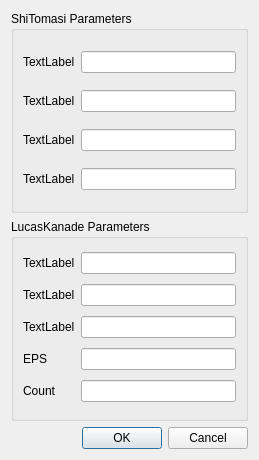
<?xml version="1.0" encoding="UTF-8"?>
<ui version="4.0">
 <class>Dialog</class>
 <widget class="QDialog" name="Dialog">
  <property name="geometry">
   <rect>
    <x>0</x>
    <y>0</y>
    <width>259</width>
    <height>460</height>
   </rect>
  </property>
  <property name="windowTitle">
   <string>Dialog</string>
  </property>
  <layout class="QVBoxLayout" name="verticalLayout">
   <item>
    <widget class="QGroupBox" name="groupBox">
     <property name="title">
      <string>ShiTomasi Parameters</string>
     </property>
     <layout class="QGridLayout" name="gridLayout">
      <item row="3" column="0">
       <widget class="QLabel" name="label_3">
        <property name="text">
         <string>TextLabel</string>
        </property>
       </widget>
      </item>
      <item row="2" column="0">
       <widget class="QLabel" name="label_4">
        <property name="text">
         <string>TextLabel</string>
        </property>
       </widget>
      </item>
      <item row="0" column="0">
       <widget class="QLabel" name="label_2">
        <property name="text">
         <string>TextLabel</string>
        </property>
       </widget>
      </item>
      <item row="1" column="0">
       <widget class="QLabel" name="label">
        <property name="text">
         <string>TextLabel</string>
        </property>
       </widget>
      </item>
      <item row="3" column="1">
       <widget class="QLineEdit" name="lineEdit"/>
      </item>
      <item row="2" column="1">
       <widget class="QLineEdit" name="lineEdit_2"/>
      </item>
      <item row="1" column="1">
       <widget class="QLineEdit" name="lineEdit_3"/>
      </item>
      <item row="0" column="1">
       <widget class="QLineEdit" name="lineEdit_4"/>
      </item>
     </layout>
    </widget>
   </item>
   <item>
    <widget class="QGroupBox" name="groupBox_2">
     <property name="title">
      <string>LucasKanade Parameters</string>
     </property>
     <layout class="QGridLayout" name="gridLayout_2">
      <item row="0" column="0">
       <widget class="QLabel" name="label_5">
        <property name="text">
         <string>TextLabel</string>
        </property>
       </widget>
      </item>
      <item row="2" column="0">
       <widget class="QLabel" name="label_6">
        <property name="text">
         <string>TextLabel</string>
        </property>
       </widget>
      </item>
      <item row="3" column="0">
       <widget class="QLabel" name="label_7">
        <property name="text">
         <string>EPS</string>
        </property>
       </widget>
      </item>
      <item row="4" column="0">
       <widget class="QLabel" name="label_8">
        <property name="text">
         <string>Count</string>
        </property>
       </widget>
      </item>
      <item row="1" column="0">
       <widget class="QLabel" name="label_9">
        <property name="text">
         <string>TextLabel</string>
        </property>
       </widget>
      </item>
      <item row="0" column="1">
       <widget class="QLineEdit" name="lineEdit_5"/>
      </item>
      <item row="1" column="1">
       <widget class="QLineEdit" name="lineEdit_6"/>
      </item>
      <item row="2" column="1">
       <widget class="QLineEdit" name="lineEdit_7"/>
      </item>
      <item row="3" column="1">
       <widget class="QLineEdit" name="lineEdit_8"/>
      </item>
      <item row="4" column="1">
       <widget class="QLineEdit" name="lineEdit_9"/>
      </item>
     </layout>
    </widget>
   </item>
   <item>
    <widget class="QDialogButtonBox" name="buttonBox">
     <property name="orientation">
      <enum>Qt::Horizontal</enum>
     </property>
     <property name="standardButtons">
      <set>QDialogButtonBox::Cancel|QDialogButtonBox::Ok</set>
     </property>
    </widget>
   </item>
  </layout>
 </widget>
 <resources/>
 <connections>
  <connection>
   <sender>buttonBox</sender>
   <signal>accepted()</signal>
   <receiver>Dialog</receiver>
   <slot>accept()</slot>
   <hints>
    <hint type="sourcelabel">
     <x>248</x>
     <y>254</y>
    </hint>
    <hint type="destinationlabel">
     <x>157</x>
     <y>274</y>
    </hint>
   </hints>
  </connection>
  <connection>
   <sender>buttonBox</sender>
   <signal>rejected()</signal>
   <receiver>Dialog</receiver>
   <slot>reject()</slot>
   <hints>
    <hint type="sourcelabel">
     <x>316</x>
     <y>260</y>
    </hint>
    <hint type="destinationlabel">
     <x>286</x>
     <y>274</y>
    </hint>
   </hints>
  </connection>
 </connections>
</ui>
